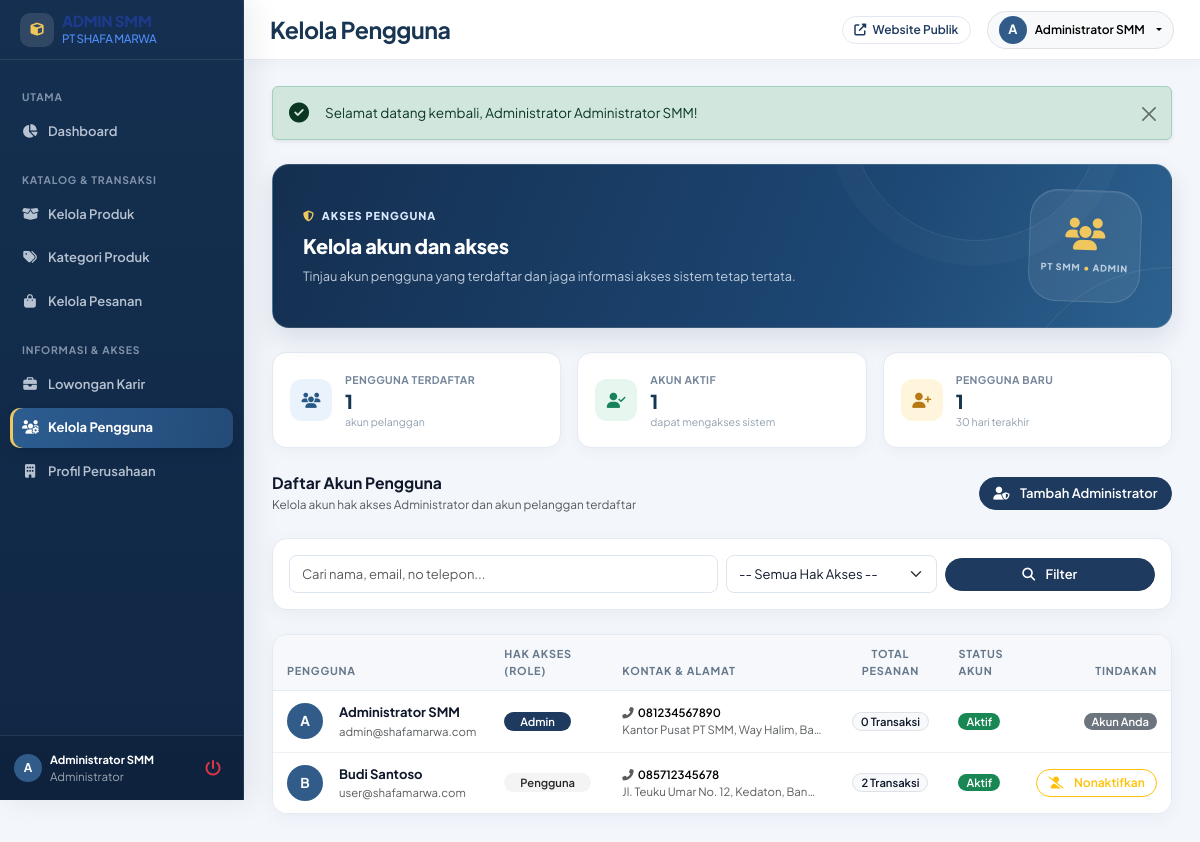
The app's page /frontend/admin/pengguna/index.php (signed in) with its own data.
### tables this page shows
CREATE TABLE users (
    id_user BIGINT UNSIGNED AUTO_INCREMENT PRIMARY KEY,
    nama_lengkap VARCHAR(100) NOT NULL,
    email VARCHAR(150) NOT NULL UNIQUE,
    password VARCHAR(255) NOT NULL,
    no_hp VARCHAR(20) DEFAULT NULL,
    alamat TEXT DEFAULT NULL,
    role ENUM('Admin', 'Pengguna') NOT NULL DEFAULT 'Pengguna',
    status_akun ENUM('Aktif', 'Nonaktif') NOT NULL DEFAULT 'Aktif',
    dibuat_pada TIMESTAMP NOT NULL DEFAULT CURRENT_TIMESTAMP,
    diperbarui_pada TIMESTAMP NOT NULL DEFAULT CURRENT_TIMESTAMP
        ON UPDATE CURRENT_TIMESTAMP
);

### backend/helpers/helper.php (called while the page is built, shortened)
<?php
if (!function_exists('base_url')) {
    function base_url($path = '')
    {
        $base = defined('BASE_URL') ? BASE_URL : '/pt-smm/';
        return rtrim($base, '/') . '/' . ltrim($path, '/');
    }
}
if (!function_exists('e')) {
    function e($str)
    {
        return htmlspecialchars((string)$str, ENT_QUOTES, 'UTF-8');
    }
}

### frontend/admin/pengguna/index.php (the view, shortened to what this page needs)
<?php
require_once __DIR__ . '/../../../config/app.php';
$keyword     = isset($_GET['q']) ? sanitize($_GET['q']) : '';
$users_list = [];
try {
    $sql = "
        SELECT u.*, COUNT(p.id_pesanan) AS total_transaksi
        FROM users u
        LEFT JOIN pesanan p ON u.id_user = p.id_user
        WHERE 1=1
    ";
    $params = [];
    $sql .= " GROUP BY u.id_user ORDER BY u.dibuat_pada DESC";
    $stmt = $pdo->prepare($sql);
    $stmt->execute($params);
    $users_list = $stmt->fetchAll();
} catch (PDOException $e) {
    $users_list = [];
}
require_once __DIR__ . '/../../includes/admin-header.php';
?>
<div class="d-flex justify-content-between align-items-center mb-4 flex-wrap gap-3">
    <div>
        <h4 class="fw-bold text-navy mb-0">Daftar Akun Pengguna</h4>
        <small class="text-muted">Kelola akun hak akses Administrator dan akun pelanggan terdaftar</small>
    </div>
    <button type="button" class="btn btn-secondary-custom" data-bs-toggle="modal" data-bs-target="#modalTambahAdmin">
        <i class="fas fa-user-shield me-1"></i> Tambah Administrator
    </button>
</div>
<div class="admin-card mb-4">
    <div class="p-3">
        <form action="<?= base_url('frontend/admin/pengguna/index.php') ?>" method="GET" class="row g-2 align-items-center">
            <div class="col-md-6">
                <input type="text" name="q" class="form-control" placeholder="Cari nama, email, no telepon..." value="<?= e($keyword) ?>">
            </div>
            <div class="col-md-3">
                <select name="role" class="form-select">
                    <option value="">-- Semua Hak Akses --</option>
                </select>
            </div>
            <div class="col-md-3 d-flex gap-2">
                <button type="submit" class="btn btn-primary flex-fill">
                    <i class="fas fa-search me-1"></i> Filter
                </button>
            </div>
        </form>
    </div>
</div>
<div class="admin-card">
    <div class="table-responsive">
        <table class="table admin-table align-middle">
            <thead>
                <tr>
                    <th>Pengguna</th>
                    <th>Hak Akses (Role)</th>
                    <th>Kontak & Alamat</th>
                    <th class="text-center">Total Pesanan</th>
                    <th>Status Akun</th>
                    <th class="text-end" style="width: 140px;">Tindakan</th>
                </tr>
            </thead>
            <tbody>
                <?php if (empty($users_list)): ?>
                    <tr>
                        <td colspan="6" class="text-center py-4 text-muted">
                            Tidak ada data pengguna yang sesuai.
                        </td>
                    </tr>
                <?php else: ?>
                    <?php foreach ($users_list as $u): ?>
                        <tr>
                            <td>
                                <div class="d-flex align-items-center gap-3">
                                    <div class="admin-avatar" style="width: 36px; height: 36px; font-size: 0.85rem;">
                                        <?= strtoupper(substr($u['nama_lengkap'], 0, 1)) ?>
                                    </div>
                                    <div>
                                        <strong class="text-navy"><?= e($u['nama_lengkap']) ?></strong>
                                        <div class="text-muted small"><?= e($u['email']) ?></div>
                                    </div>
                                </div>
                            </td>
                            <td>
                                <?php if (strcasecmp($u['role'], 'Admin') === 0): ?>
                                    <span class="badge badge-role-admin px-3 py-1">Admin</span>
                                <?php else: ?>
                                    <span class="badge badge-role-pengguna px-3 py-1">Pengguna</span>
                                <?php endif; ?>
                            </td>
                            <td>
                                <div class="small fw-semibold"><i class="fas fa-phone-alt me-1 text-muted"></i><?= e($u['no_hp'] ?? '-') ?></div>
                                <div class="small text-muted text-truncate" style="max-width: 200px;"><?= e($u['alamat'] ?? '-') ?></div>
                            </td>
                            <td class="text-center">
                                <span class="badge bg-light text-navy border">
                                    <?= $u['total_transaksi'] ?> Transaksi
                                </span>
                            </td>
                            <td>
                                <?php if ($u['status_akun'] === 'Aktif'): ?>
                                    <span class="badge bg-success">Aktif</span>
                                <?php else: ?>
                                    <span class="badge bg-danger">Nonaktif</span>
                                <?php endif; ?>
                            </td>
                            <td class="text-end">
                                <?php if ($u['id_user'] != $_SESSION['id_user']): ?>
                                    <?php if ($u['status_akun'] === 'Aktif'): ?>
                                        <a href="<?= base_url('backend/admin/proses-pengguna.php?aksi=status&set=Nonaktif&id=' . $u['id_user']) ?>" class="btn btn-sm btn-outline-warning" title="Nonaktifkan Akun" data-confirm="Apakah Anda yakin ingin menonaktifkan akun '<?= e($u['nama_lengkap']) ?>'?" data-confirm-title="Konfirmasi Nonaktifkan" data-confirm-icon="warning" data-confirm-btn="Ya, Nonaktifkan">
                                            <i class="fas fa-user-slash me-1"></i> Nonaktifkan
                                        </a>
                                    <?php endif; ?>
                                <?php else: ?>
                                    <span class="badge bg-secondary">Akun Anda</span>
                                <?php endif; ?>
                            </td>
                        </tr>
                    <?php endforeach; ?>
                <?php endif; ?>
            </tbody>
        </table>
    </div>
</div>
<?php require_once __DIR__ . '/../../includes/admin-footer.php'; ?>

### assets/css/style.css (style rules this page uses)
:root { --primary: #1e3a5f; --primary-hover: #1e3a8a; --secondary: #0f172a; --secondary-hover: #1e293b; --accent: #3b82f6; --accent-soft: #eff6ff; --bg-body: #ffffff; --bg-card: #ffffff; --bg-subtle: #f0f4ff; --text-main: #0f172a; --text-muted: #64748b; --text-light: #94a3b8; --border-color: #e2e8f0; --border-focus: #1e3a5f; --shadow-sm: 0 1px 3px rgba(0, 0, 0, 0.04); --shadow-md: 0 4px 14px rgba(0, 0, 0, 0.05); --shadow-lg: 0 10px 30px rgba(0, 0, 0, 0.06); --shadow-hover: 0 12px 30px rgba(30, 58, 95, 0.15); --radius-sm: 8px; --radius-md: 14px; --radius-lg: 24px; --radius-full: 9999px; --transition: all 0.25s cubic-bezier(0.16, 1, 0.3, 1); }
html { scroll-behavior: smooth; }
* { margin: 0; padding: 0; box-sizing: border-box; }
body { font-family: 'Plus Jakarta Sans', -apple-system, BlinkMacSystemFont, "Segoe UI", Roboto, sans-serif; font-size: 13.5px; line-height: 1.55; color: var(--text-main); background-color: var(--bg-body); -webkit-font-smoothing: antialiased; }
h4, .h4 { font-size: 0.98rem; font-weight: 700; line-height: 1.4; }
a { color: var(--primary); text-decoration: none; transition: var(--transition); }
.text-navy { color: var(--text-main) !important; }
.btn { font-weight: 600; font-size: 0.8125rem; padding: 0.42rem 1.05rem; border-radius: var(--radius-full); transition: var(--transition); display: inline-flex; align-items: center; justify-content: center; gap: 0.4rem; }
.btn-sm { font-size: 0.75rem !important; padding: 0.25rem 0.7rem !important; }
.btn-primary { background-color: var(--primary); border-color: var(--primary); color: #FFFFFF; }
.btn-secondary-custom { background-color: var(--primary); border-color: var(--primary); color: #FFFFFF; }
.form-control, .form-select { border: 1px solid var(--border-color); border-radius: var(--radius-sm); padding: 0.42rem 0.8rem; font-size: 0.8125rem; color: var(--text-main); background-color: #FFFFFF; transition: var(--transition); min-height: 35px; }
.table th { font-size: 0.72rem; padding: 8px 12px; letter-spacing: 0.5px; text-transform: uppercase; }
.table td { font-size: 0.8125rem; padding: 8px 12px; vertical-align: middle; }
.badge { font-size: 0.7rem; padding: 3px 7px; font-weight: 600; border-radius: 9999px; }

### records on screen
users: nama_lengkap "A", nama_lengkap "Administrator SMM", email "admin@shafamarwa.com", role "Admin", no_hp "081234567890", alamat "Kantor Pusat PT SMM, Way Halim, Ba…", total_transaksi "0", status_akun "Aktif", shows "Akun Anda"
users: nama_lengkap "B", nama_lengkap "Budi Santoso", email "user@shafamarwa.com", role "Pengguna", no_hp "085712345678", alamat "Jl. Teuku Umar No. 12, Kedaton, Ban…", total_transaksi "2", status_akun "Aktif"

### other values on screen
substr($admin_name ?? 'A', 0, 1) "A"
$admin_name "Administrator SMM"
$page_title "Kelola Pengguna"
substr($admin_name, 0, 1) "A"
$flash['pesan'] "Selamat datang kembali, Administrator Administrator SMM!"
$admin_hero['label'] "AKSES PENGGUNA"
$admin_hero['title'] "Kelola akun dan akses"
$admin_hero['copy'] "Tinjau akun pengguna yang terdaftar dan jaga informasi akses sistem tetap tertata."
$scorecard['label'] "PENGGUNA TERDAFTAR"
$scorecard['value'] "1"
$scorecard['note'] "akun pelanggan"
$scorecard['label'] "AKUN AKTIF"
$scorecard['note'] "dapat mengakses sistem"
$scorecard['label'] "PENGGUNA BARU"
$scorecard['note'] "30 hari terakhir"
